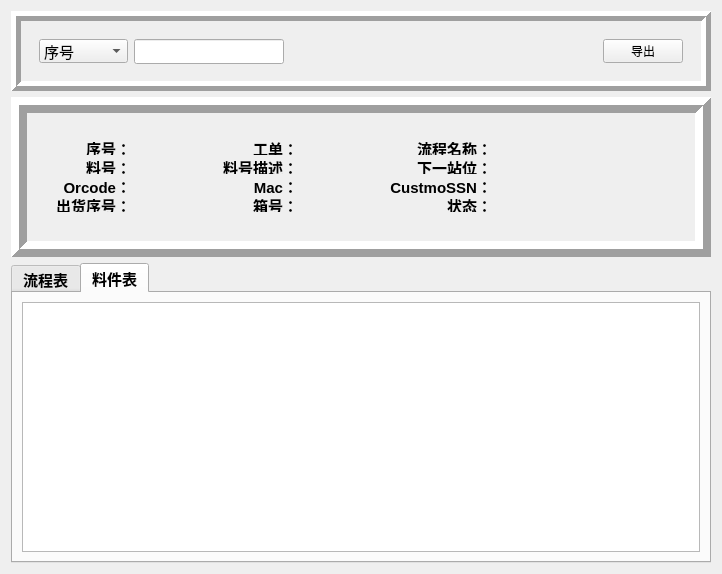
<?xml version="1.0" encoding="UTF-8"?>
<ui version="4.0">
 <class>StatusTag</class>
 <widget class="QWidget" name="StatusTag">
  <property name="geometry">
   <rect>
    <x>0</x>
    <y>0</y>
    <width>718</width>
    <height>570</height>
   </rect>
  </property>
  <property name="windowTitle">
   <string>Form</string>
  </property>
  <layout class="QVBoxLayout" name="verticalLayout_3">
   <item>
    <widget class="QFrame" name="frame_2">
     <property name="minimumSize">
      <size>
       <width>700</width>
       <height>80</height>
      </size>
     </property>
     <property name="frameShape">
      <enum>QFrame::Shape::Box</enum>
     </property>
     <property name="frameShadow">
      <enum>QFrame::Shadow::Raised</enum>
     </property>
     <property name="lineWidth">
      <number>5</number>
     </property>
     <layout class="QVBoxLayout" name="verticalLayout_2">
      <item>
       <layout class="QHBoxLayout" name="horizontalLayout">
        <property name="leftMargin">
         <number>9</number>
        </property>
        <property name="topMargin">
         <number>9</number>
        </property>
        <property name="rightMargin">
         <number>9</number>
        </property>
        <property name="bottomMargin">
         <number>9</number>
        </property>
        <item>
         <widget class="QComboBox" name="comboBox_input">
          <property name="font">
           <font>
            <pointsize>11</pointsize>
           </font>
          </property>
          <item>
           <property name="text">
            <string>序号</string>
           </property>
          </item>
          <item>
           <property name="text">
            <string>料件</string>
           </property>
          </item>
          <item>
           <property name="text">
            <string>卡号</string>
           </property>
          </item>
          <item>
           <property name="text">
            <string>SSN</string>
           </property>
          </item>
          <item>
           <property name="text">
            <string>出货序号</string>
           </property>
          </item>
          <item>
           <property name="text">
            <string>新序号</string>
           </property>
          </item>
         </widget>
        </item>
        <item>
         <widget class="QLineEdit" name="lineEdit_input">
          <property name="minimumSize">
           <size>
            <width>100</width>
            <height>25</height>
           </size>
          </property>
          <property name="maximumSize">
           <size>
            <width>150</width>
            <height>25</height>
           </size>
          </property>
         </widget>
        </item>
        <item>
         <spacer name="horizontalSpacer">
          <property name="orientation">
           <enum>Qt::Orientation::Horizontal</enum>
          </property>
          <property name="sizeHint" stdset="0">
           <size>
            <width>40</width>
            <height>20</height>
           </size>
          </property>
         </spacer>
        </item>
        <item>
         <widget class="QPushButton" name="pushButton">
          <property name="text">
           <string>导出</string>
          </property>
         </widget>
        </item>
       </layout>
      </item>
     </layout>
    </widget>
   </item>
   <item>
    <widget class="QFrame" name="frame">
     <property name="minimumSize">
      <size>
       <width>500</width>
       <height>160</height>
      </size>
     </property>
     <property name="frameShape">
      <enum>QFrame::Shape::Box</enum>
     </property>
     <property name="frameShadow">
      <enum>QFrame::Shadow::Raised</enum>
     </property>
     <property name="lineWidth">
      <number>8</number>
     </property>
     <property name="midLineWidth">
      <number>0</number>
     </property>
     <layout class="QVBoxLayout" name="verticalLayout">
      <item>
       <layout class="QGridLayout" name="gridLayout_2">
        <property name="leftMargin">
         <number>20</number>
        </property>
        <property name="topMargin">
         <number>20</number>
        </property>
        <property name="rightMargin">
         <number>20</number>
        </property>
        <property name="bottomMargin">
         <number>20</number>
        </property>
        <item row="3" column="1">
         <widget class="QLabel" name="label_ppid">
          <property name="minimumSize">
           <size>
            <width>80</width>
            <height>0</height>
           </size>
          </property>
          <property name="font">
           <font>
            <pointsize>11</pointsize>
            <bold>true</bold>
           </font>
          </property>
          <property name="styleSheet">
           <string notr="true">color: rgb(255, 0, 0);</string>
          </property>
          <property name="text">
           <string/>
          </property>
          <property name="alignment">
           <set>Qt::AlignmentFlag::AlignLeading|Qt::AlignmentFlag::AlignLeft|Qt::AlignmentFlag::AlignVCenter</set>
          </property>
         </widget>
        </item>
        <item row="2" column="3">
         <widget class="QLabel" name="label_partdesc">
          <property name="minimumSize">
           <size>
            <width>80</width>
            <height>0</height>
           </size>
          </property>
          <property name="maximumSize">
           <size>
            <width>120</width>
            <height>16777215</height>
           </size>
          </property>
          <property name="font">
           <font>
            <pointsize>11</pointsize>
            <bold>true</bold>
           </font>
          </property>
          <property name="styleSheet">
           <string notr="true">color: rgb(255, 0, 0);</string>
          </property>
          <property name="text">
           <string/>
          </property>
          <property name="alignment">
           <set>Qt::AlignmentFlag::AlignLeading|Qt::AlignmentFlag::AlignLeft|Qt::AlignmentFlag::AlignVCenter</set>
          </property>
         </widget>
        </item>
        <item row="2" column="5">
         <widget class="QLabel" name="label_processnext">
          <property name="minimumSize">
           <size>
            <width>80</width>
            <height>0</height>
           </size>
          </property>
          <property name="font">
           <font>
            <pointsize>11</pointsize>
            <bold>true</bold>
           </font>
          </property>
          <property name="styleSheet">
           <string notr="true">color: rgb(255, 0, 0);</string>
          </property>
          <property name="text">
           <string/>
          </property>
          <property name="alignment">
           <set>Qt::AlignmentFlag::AlignLeading|Qt::AlignmentFlag::AlignLeft|Qt::AlignmentFlag::AlignVCenter</set>
          </property>
         </widget>
        </item>
        <item row="0" column="3">
         <widget class="QLabel" name="label_WO">
          <property name="minimumSize">
           <size>
            <width>80</width>
            <height>0</height>
           </size>
          </property>
          <property name="font">
           <font>
            <pointsize>11</pointsize>
            <bold>true</bold>
           </font>
          </property>
          <property name="styleSheet">
           <string notr="true">color: rgb(255, 0, 0);</string>
          </property>
          <property name="text">
           <string/>
          </property>
          <property name="alignment">
           <set>Qt::AlignmentFlag::AlignLeading|Qt::AlignmentFlag::AlignLeft|Qt::AlignmentFlag::AlignVCenter</set>
          </property>
         </widget>
        </item>
        <item row="0" column="0">
         <widget class="QLabel" name="label">
          <property name="font">
           <font>
            <pointsize>11</pointsize>
            <bold>true</bold>
           </font>
          </property>
          <property name="text">
           <string>序号：</string>
          </property>
          <property name="alignment">
           <set>Qt::AlignmentFlag::AlignRight|Qt::AlignmentFlag::AlignTrailing|Qt::AlignmentFlag::AlignVCenter</set>
          </property>
         </widget>
        </item>
        <item row="3" column="5">
         <widget class="QLabel" name="label_ssn">
          <property name="minimumSize">
           <size>
            <width>80</width>
            <height>0</height>
           </size>
          </property>
          <property name="font">
           <font>
            <pointsize>11</pointsize>
            <bold>true</bold>
           </font>
          </property>
          <property name="styleSheet">
           <string notr="true">color: rgb(255, 0, 0);</string>
          </property>
          <property name="text">
           <string/>
          </property>
          <property name="alignment">
           <set>Qt::AlignmentFlag::AlignLeading|Qt::AlignmentFlag::AlignLeft|Qt::AlignmentFlag::AlignVCenter</set>
          </property>
         </widget>
        </item>
        <item row="2" column="6">
         <spacer name="horizontalSpacer_2">
          <property name="orientation">
           <enum>Qt::Orientation::Horizontal</enum>
          </property>
          <property name="sizeHint" stdset="0">
           <size>
            <width>40</width>
            <height>20</height>
           </size>
          </property>
         </spacer>
        </item>
        <item row="5" column="2">
         <widget class="QLabel" name="label_7">
          <property name="font">
           <font>
            <pointsize>11</pointsize>
            <bold>true</bold>
           </font>
          </property>
          <property name="text">
           <string>箱号：</string>
          </property>
          <property name="alignment">
           <set>Qt::AlignmentFlag::AlignRight|Qt::AlignmentFlag::AlignTrailing|Qt::AlignmentFlag::AlignVCenter</set>
          </property>
         </widget>
        </item>
        <item row="5" column="1">
         <widget class="QLabel" name="label_csn">
          <property name="font">
           <font>
            <pointsize>11</pointsize>
            <bold>true</bold>
           </font>
          </property>
          <property name="styleSheet">
           <string notr="true">color: rgb(255, 0, 0);</string>
          </property>
          <property name="text">
           <string/>
          </property>
         </widget>
        </item>
        <item row="3" column="3">
         <widget class="QLabel" name="label_mac">
          <property name="minimumSize">
           <size>
            <width>80</width>
            <height>0</height>
           </size>
          </property>
          <property name="font">
           <font>
            <pointsize>11</pointsize>
            <bold>true</bold>
           </font>
          </property>
          <property name="styleSheet">
           <string notr="true">color: rgb(255, 0, 0);</string>
          </property>
          <property name="text">
           <string/>
          </property>
          <property name="alignment">
           <set>Qt::AlignmentFlag::AlignLeading|Qt::AlignmentFlag::AlignLeft|Qt::AlignmentFlag::AlignVCenter</set>
          </property>
         </widget>
        </item>
        <item row="3" column="2">
         <widget class="QLabel" name="label_10">
          <property name="font">
           <font>
            <pointsize>11</pointsize>
            <bold>true</bold>
           </font>
          </property>
          <property name="text">
           <string>Mac：</string>
          </property>
          <property name="alignment">
           <set>Qt::AlignmentFlag::AlignRight|Qt::AlignmentFlag::AlignTrailing|Qt::AlignmentFlag::AlignVCenter</set>
          </property>
         </widget>
        </item>
        <item row="5" column="4">
         <widget class="QLabel" name="label_11">
          <property name="font">
           <font>
            <pointsize>11</pointsize>
            <bold>true</bold>
           </font>
          </property>
          <property name="text">
           <string>状态：</string>
          </property>
          <property name="alignment">
           <set>Qt::AlignmentFlag::AlignRight|Qt::AlignmentFlag::AlignTrailing|Qt::AlignmentFlag::AlignVCenter</set>
          </property>
         </widget>
        </item>
        <item row="0" column="2">
         <widget class="QLabel" name="label_9">
          <property name="font">
           <font>
            <pointsize>11</pointsize>
            <bold>true</bold>
           </font>
          </property>
          <property name="text">
           <string>工单：</string>
          </property>
          <property name="alignment">
           <set>Qt::AlignmentFlag::AlignRight|Qt::AlignmentFlag::AlignTrailing|Qt::AlignmentFlag::AlignVCenter</set>
          </property>
         </widget>
        </item>
        <item row="2" column="1">
         <widget class="QLabel" name="label_partno">
          <property name="minimumSize">
           <size>
            <width>80</width>
            <height>0</height>
           </size>
          </property>
          <property name="font">
           <font>
            <pointsize>11</pointsize>
            <bold>true</bold>
           </font>
          </property>
          <property name="styleSheet">
           <string notr="true">color: rgb(255, 0, 0);</string>
          </property>
          <property name="text">
           <string/>
          </property>
          <property name="alignment">
           <set>Qt::AlignmentFlag::AlignLeading|Qt::AlignmentFlag::AlignLeft|Qt::AlignmentFlag::AlignVCenter</set>
          </property>
         </widget>
        </item>
        <item row="5" column="5">
         <widget class="QLabel" name="label_wokeflag">
          <property name="minimumSize">
           <size>
            <width>80</width>
            <height>0</height>
           </size>
          </property>
          <property name="font">
           <font>
            <pointsize>11</pointsize>
            <bold>true</bold>
           </font>
          </property>
          <property name="styleSheet">
           <string notr="true">color: rgb(255, 0, 0);</string>
          </property>
          <property name="text">
           <string/>
          </property>
         </widget>
        </item>
        <item row="5" column="3">
         <widget class="QLabel" name="label_carton">
          <property name="minimumSize">
           <size>
            <width>80</width>
            <height>0</height>
           </size>
          </property>
          <property name="font">
           <font>
            <pointsize>11</pointsize>
            <bold>true</bold>
           </font>
          </property>
          <property name="styleSheet">
           <string notr="true">color: rgb(255, 0, 0);</string>
          </property>
          <property name="text">
           <string/>
          </property>
         </widget>
        </item>
        <item row="2" column="0">
         <widget class="QLabel" name="label_13">
          <property name="font">
           <font>
            <pointsize>11</pointsize>
            <bold>true</bold>
           </font>
          </property>
          <property name="text">
           <string>料号：</string>
          </property>
          <property name="alignment">
           <set>Qt::AlignmentFlag::AlignRight|Qt::AlignmentFlag::AlignTrailing|Qt::AlignmentFlag::AlignVCenter</set>
          </property>
         </widget>
        </item>
        <item row="0" column="1">
         <widget class="QLabel" name="Label_SN">
          <property name="font">
           <font>
            <pointsize>11</pointsize>
            <bold>true</bold>
           </font>
          </property>
          <property name="styleSheet">
           <string notr="true">color: rgb(255, 0, 0);</string>
          </property>
          <property name="text">
           <string/>
          </property>
          <property name="alignment">
           <set>Qt::AlignmentFlag::AlignLeading|Qt::AlignmentFlag::AlignLeft|Qt::AlignmentFlag::AlignVCenter</set>
          </property>
         </widget>
        </item>
        <item row="2" column="2">
         <widget class="QLabel" name="label_15">
          <property name="font">
           <font>
            <pointsize>11</pointsize>
            <bold>true</bold>
           </font>
          </property>
          <property name="text">
           <string>料号描述：</string>
          </property>
          <property name="alignment">
           <set>Qt::AlignmentFlag::AlignRight|Qt::AlignmentFlag::AlignTrailing|Qt::AlignmentFlag::AlignVCenter</set>
          </property>
         </widget>
        </item>
        <item row="2" column="4">
         <widget class="QLabel" name="label_17">
          <property name="font">
           <font>
            <pointsize>11</pointsize>
            <bold>true</bold>
           </font>
          </property>
          <property name="text">
           <string>下一站位：</string>
          </property>
          <property name="alignment">
           <set>Qt::AlignmentFlag::AlignRight|Qt::AlignmentFlag::AlignTrailing|Qt::AlignmentFlag::AlignVCenter</set>
          </property>
         </widget>
        </item>
        <item row="3" column="4">
         <widget class="QLabel" name="label_6">
          <property name="font">
           <font>
            <pointsize>11</pointsize>
            <bold>true</bold>
           </font>
          </property>
          <property name="text">
           <string>CustmoSSN：</string>
          </property>
          <property name="alignment">
           <set>Qt::AlignmentFlag::AlignRight|Qt::AlignmentFlag::AlignTrailing|Qt::AlignmentFlag::AlignVCenter</set>
          </property>
         </widget>
        </item>
        <item row="0" column="5">
         <widget class="QLabel" name="label_Route">
          <property name="minimumSize">
           <size>
            <width>80</width>
            <height>0</height>
           </size>
          </property>
          <property name="font">
           <font>
            <pointsize>11</pointsize>
            <bold>true</bold>
           </font>
          </property>
          <property name="styleSheet">
           <string notr="true">color: rgb(255, 0, 0);</string>
          </property>
          <property name="text">
           <string/>
          </property>
          <property name="alignment">
           <set>Qt::AlignmentFlag::AlignLeading|Qt::AlignmentFlag::AlignLeft|Qt::AlignmentFlag::AlignVCenter</set>
          </property>
         </widget>
        </item>
        <item row="5" column="0">
         <widget class="QLabel" name="label_3">
          <property name="font">
           <font>
            <pointsize>11</pointsize>
            <bold>true</bold>
           </font>
          </property>
          <property name="text">
           <string>出货序号：</string>
          </property>
          <property name="alignment">
           <set>Qt::AlignmentFlag::AlignRight|Qt::AlignmentFlag::AlignTrailing|Qt::AlignmentFlag::AlignVCenter</set>
          </property>
         </widget>
        </item>
        <item row="0" column="4">
         <widget class="QLabel" name="label_5">
          <property name="font">
           <font>
            <pointsize>11</pointsize>
            <bold>true</bold>
           </font>
          </property>
          <property name="text">
           <string>流程名称：</string>
          </property>
          <property name="alignment">
           <set>Qt::AlignmentFlag::AlignRight|Qt::AlignmentFlag::AlignTrailing|Qt::AlignmentFlag::AlignVCenter</set>
          </property>
         </widget>
        </item>
        <item row="3" column="0">
         <widget class="QLabel" name="label_2">
          <property name="font">
           <font>
            <pointsize>11</pointsize>
            <bold>true</bold>
           </font>
          </property>
          <property name="text">
           <string>Qrcode：</string>
          </property>
          <property name="alignment">
           <set>Qt::AlignmentFlag::AlignRight|Qt::AlignmentFlag::AlignTrailing|Qt::AlignmentFlag::AlignVCenter</set>
          </property>
         </widget>
        </item>
       </layout>
      </item>
     </layout>
    </widget>
   </item>
   <item>
    <widget class="QTabWidget" name="tabWidget">
     <property name="minimumSize">
      <size>
       <width>600</width>
       <height>300</height>
      </size>
     </property>
     <property name="font">
      <font>
       <pointsize>11</pointsize>
       <bold>true</bold>
      </font>
     </property>
     <property name="currentIndex">
      <number>1</number>
     </property>
     <widget class="QWidget" name="tab_travel">
      <attribute name="title">
       <string>流程表</string>
      </attribute>
      <layout class="QVBoxLayout" name="verticalLayout_5">
       <item>
        <widget class="QTableView" name="table_travel"/>
       </item>
      </layout>
     </widget>
     <widget class="QWidget" name="tab_parts">
      <attribute name="title">
       <string>料件表</string>
      </attribute>
      <layout class="QVBoxLayout" name="verticalLayout_4">
       <item>
        <widget class="QTableView" name="table_parts"/>
       </item>
      </layout>
     </widget>
    </widget>
   </item>
  </layout>
 </widget>
 <resources/>
 <connections/>
</ui>
